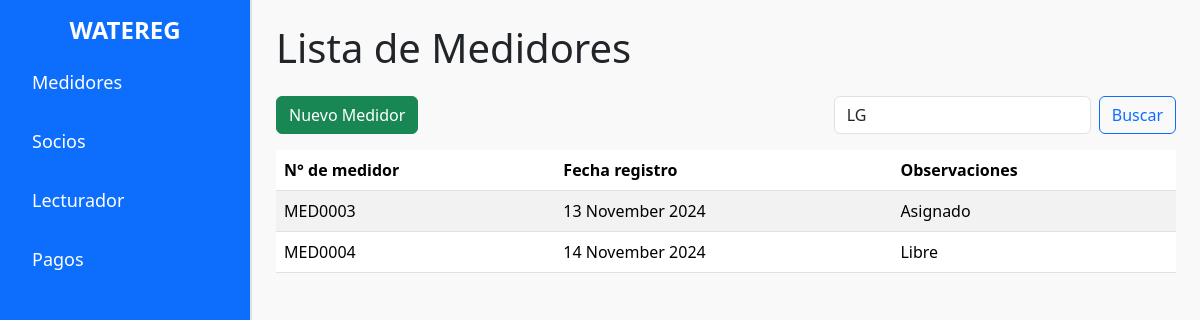
Screenshot of /index.php?buscar=LG with the database file from the repository.
### tables this page shows
CREATE TABLE `medidor` (
  `id_medidor` bigint(20) NOT NULL,
  `marca` varchar(255) DEFAULT NULL,
  `modelo` varchar(255) DEFAULT NULL,
  `fecha` date DEFAULT NULL
);

### index.php (the view, shortened to what this page needs)
<?php
include 'conexion.php';
$busqueda = isset($_GET['buscar']) ? $_GET['buscar'] : '';
$sql = "SELECT id_medidor, marca, modelo, fecha FROM medidor";
if (!empty($busqueda)) {
    $sql .= " WHERE CONCAT('MED', LPAD(id_medidor, 4, '0')) LIKE '%$busqueda%'
              OR marca LIKE '%$busqueda%'
              OR modelo LIKE '%$busqueda%'";
}
$resultado = $conexion->query($sql);
?>
<!DOCTYPE html>
<html lang="es">
<head>
    <link rel="stylesheet" href="css/bootstrap.min.css">
    <link rel="stylesheet" href="css/styles.css">
</head>
<body>
    <div class="d-flex">
        <div class="sidebar bg-primary text-white p-3">
            <h2 class="sidebar-title">WATEREG</h2>
            <ul class="nav flex-column">
                <li class="nav-item">
                    <a class="nav-link text-white" href="index.php">Medidores</a>
                </li>
                <li class="nav-item">
                    <a class="nav-link text-white" href="socios.php">Socios</a>
                </li>
                <li class="nav-item">
                    <a class="nav-link text-white" href="lecturador.php">Lecturador</a>
                </li>
                <li class="nav-item">
                    <a class="nav-link text-white" href="pagos.php">Pagos</a>
                </li>
            </ul>
        </div>
        <div class="content flex-grow-1 p-4">
            <h1 class="mb-4">Lista de Medidores</h1>
            <div class="d-flex justify-content-between mb-3">
                <button class="btn btn-success" onclick="window.location.href='registrar_medidor.php'">Nuevo Medidor</button>
                <form class="d-flex" method="GET" action="index.php">
                    <input class="form-control me-2" type="search" name="buscar" placeholder="Buscar" value="<?= htmlspecialchars($busqueda) ?>" aria-label="Buscar">
                    <button class="btn btn-outline-primary" type="submit">Buscar</button>
                </form>
            </div>
            <table class="table table-striped">
                <thead>
                    <tr>
                        <th scope="col">N° de medidor</th>
                        <th scope="col">Fecha registro</th>
                        <th scope="col">Observaciones</th>
                    </tr>
                </thead>
                <tbody>
                    <?php if ($resultado->num_rows > 0): ?>
                        <?php while ($fila = $resultado->fetch_assoc()): ?>
                            <tr>
                                <td>MED<?= str_pad($fila['id_medidor'], 4, '0', STR_PAD_LEFT) ?></td>
                                <td><?= date("d F Y", strtotime($fila['fecha'])) ?></td>
                                <td><?= rand(0, 1) ? 'Asignado' : 'Libre' ?></td>
                            </tr>
                        <?php endwhile; ?>
                    <?php else: ?>
                        <tr>
                            <td colspan="3" class="text-center">No se encontraron resultados</td>
                        </tr>
                    <?php endif; ?>
                </tbody>
            </table>
        </div>
    </div>
</body>
</html>

### css/styles.css (style rules this page uses)
.sidebar { width: 250px; min-height: 100vh; }
.sidebar-title { font-size: 24px; font-weight: bold; margin-bottom: 1rem; text-align: center; }
.nav-link { font-size: 18px; margin-bottom: 1rem; }
.content { background-color: #f9f9f9; border-left: 2px solid #dee2e6; }

### rows the page displays
medidor: id_medidor "0003", fecha "13 November 2024", shows "Asignado"
medidor: id_medidor "0004", fecha "14 November 2024", shows "Libre"
